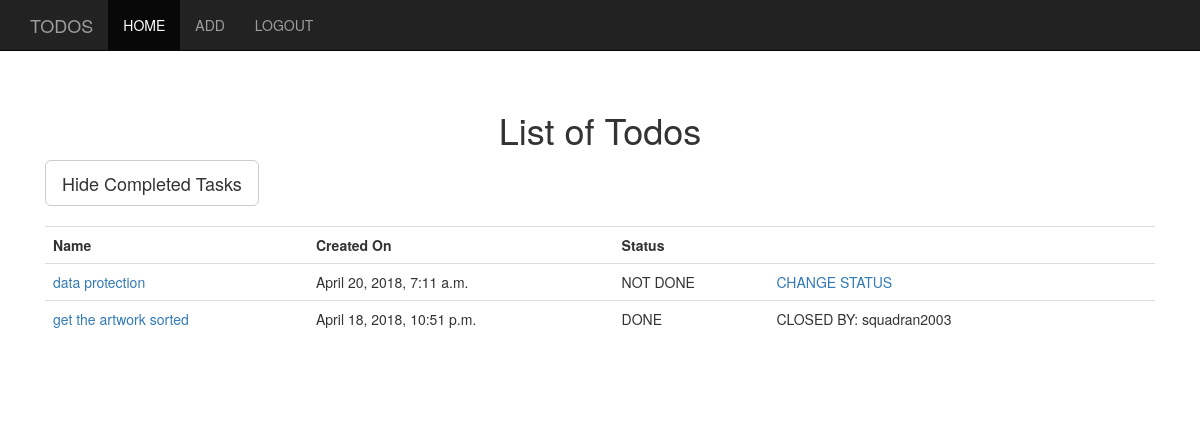
The app's page / (signed in) with its own data.
### todos/models.py (models this page shows, shortened)
class Todo(models.Model):
    user = models.ForeignKey(User,on_delete=models.CASCADE)
    name = models.CharField(max_length=255)
    description = models.TextField()
    created_at = models.DateTimeField(default=timezone.now)
    class Meta:
        ordering = ['-created_at']

class Status(models.Model):
    user = models.ForeignKey(User,on_delete=models.CASCADE)
    todo = models.ForeignKey(Todo,on_delete=models.CASCADE)
    status = models.CharField(max_length=255,
                            choices=statuses,default='NOT DONE')
    changed_at = models.DateTimeField(default=timezone.now)

### django_todos/views.py (the view)
# urls.py: path('',TodolistView.as_view(),name='home'),
class TodolistView(ListView):
    model = Todo
    template_name = 'index.html'

### templates/index.html (shortened to what this page needs)
{% extends 'layout.html' %}
{% block content %}
<h1>List of Todos</h1>
<div class='text-left'>
<a href='{% url 'todos:completed' %}' class='btn btn-default btn-lg'>Hide Completed Tasks</a>
</div>
<br>
{% if not object_list %}
    <p>There are no todos</p>
{% else %}
<table class="table">
    <tr>
        <th>Name</th>
        <th>Created On</th>
        <th>Status</th>
        <th></th>
        <th></th>
        <th></th>
    </tr>
    {% for todo in object_list %}
    <tr class='text-left'>
        <td><a href='{% url 'todos:detail' pk=todo.pk %}'>{{todo.name}}</a></td>
        <td>{{todo.created_at}}</td>
        {% for task in todo.status_set.all %}
            {% if task.status == 'NOT DONE' %}
                <td>{{task.status}}</td>
                {% if user.is_authenticated %}
                    <td><a href='{% url 'todos:status' pk=todo.id %}'>CHANGE STATUS</a></td>
                {% endif %}
            {% else %}
                <td>{{task.status}}</td>
                <td>CLOSED BY: {{task.user}}</td>
            {% endif %}
        {% endfor %}
        {% if user == todo.user%}
            <td><a href='{% url 'todos:edit' pk=todo.id %}'>EDIT</a></td>
            <td><a href='{% url 'todos:delete' pk=todo.id %}'>DELETE</a></td>
        {% else %}
            <td></td>
            <td></td>
        {% endif%}
    </tr>
    {% endfor %}
</table>
{% endif %}
{% endblock %}

### static/css/starter-template.css (style rules this page uses)
body { padding-top: 50px; }

### records on screen
Todo: name "data protection", created_at "April 20, 2018, 7:11 a.m."
Status: status "NOT DONE", shows "CHANGE STATUS"
Todo: name "get the artwork sorted", created_at "April 18, 2018, 10:51 p.m."
Status: status "DONE", user "squadran2003"
